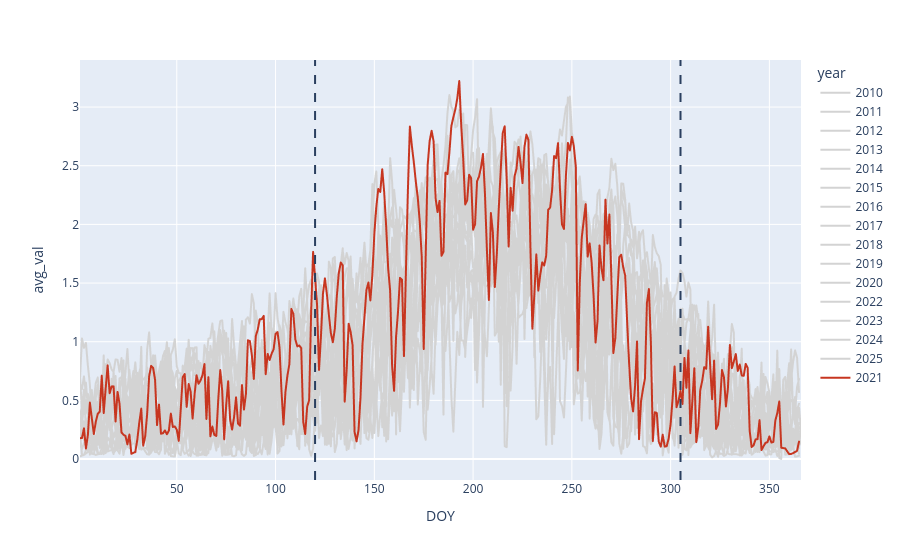

The notebook cell saved with this chart:
### Code cell
fig_par_filter = create_annual_lineplot(grouped_weather_par_filtered_vpd, val_column="avg_val", year_list=list(range(2010,2026)), highlight_year="2021")
fig_par_filter.show()

### Figure 1 — Plotly figure (JSON) as saved in the notebook; plotly's stock layout.template omitted (floating-point values rounded to 4 significant figures; data arrays with more than 128 entries replaced by an {"elided": "..."} marker saying what was removed)
{"data": [{"hovertemplate": "year=2010<br>DOY=%{x}<br>avg_val=%{y}<extra></extra>", "legendgroup": "2010", "line": {"color": "lightgrey", "dash": "solid"}, "marker": {"symbol": "circle"}, "mode": "lines", "name": "2010", "showlegend": true, "type": "scattergl", "x": {"elided": "355 int values"}, "xaxis": "x", "y": {"elided": "355 float values"}, "yaxis": "y"}, {"hovertemplate": "year=2011<br>DOY=%{x}<br>avg_val=%{y}<extra></extra>", "legendgroup": "2011", "line": {"color": "lightgrey", "dash": "solid"}, "marker": {"symbol": "circle"}, "mode": "lines", "name": "2011", "showlegend": true, "type": "scattergl", "x": {"elided": "363 int values"}, "xaxis": "x", "y": {"elided": "363 float values"}, "yaxis": "y"}, {"hovertemplate": "year=2012<br>DOY=%{x}<br>avg_val=%{y}<extra></extra>", "legendgroup": "2012", "line": {"color": "lightgrey", "dash": "solid"}, "marker": {"symbol": "circle"}, "mode": "lines", "name": "2012", "showlegend": true, "type": "scattergl", "x": {"elided": "364 int values"}, "xaxis": "x", "y": {"elided": "364 float values"}, "yaxis": "y"}, {"hovertemplate": "year=2013<br>DOY=%{x}<br>avg_val=%{y}<extra></extra>", "legendgroup": "2013", "line": {"color": "lightgrey", "dash": "solid"}, "marker": {"symbol": "circle"}, "mode": "lines", "name": "2013", "showlegend": true, "type": "scattergl", "x": {"elided": "365 int values"}, "xaxis": "x", "y": {"elided": "365 float values"}, "yaxis": "y"}, {"hovertemplate": "year=2014<br>DOY=%{x}<br>avg_val=%{y}<extra></extra>", "legendgroup": "2014", "line": {"color": "lightgrey", "dash": "solid"}, "marker": {"symbol": "circle"}, "mode": "lines", "name": "2014", "showlegend": true, "type": "scattergl", "x": {"elided": "365 int values"}, "xaxis": "x", "y": {"elided": "365 float values"}, "yaxis": "y"}, {"hovertemplate": "year=2015<br>DOY=%{x}<br>avg_val=%{y}<extra></extra>", "legendgroup": "2015", "line": {"color": "lightgrey", "dash": "solid"}, "marker": {"symbol": "circle"}, "mode": "lines", "name": "2015", "showlegend": true, "type": "scattergl", "x": {"elided": "364 int values"}, "xaxis": "x", "y": {"elided": "364 float values"}, "yaxis": "y"}, {"hovertemplate": "year=2016<br>DOY=%{x}<br>avg_val=%{y}<extra></extra>", "legendgroup": "2016", "line": {"color": "lightgrey", "dash": "solid"}, "marker": {"symbol": "circle"}, "mode": "lines", "name": "2016", "showlegend": true, "type": "scattergl", "x": {"elided": "366 int values"}, "xaxis": "x", "y": {"elided": "366 float values"}, "yaxis": "y"}, {"hovertemplate": "year=2017<br>DOY=%{x}<br>avg_val=%{y}<extra></extra>", "legendgroup": "2017", "line": {"color": "lightgrey", "dash": "solid"}, "marker": {"symbol": "circle"}, "mode": "lines", "name": "2017", "showlegend": true, "type": "scattergl", "x": {"elided": "343 int values"}, "xaxis": "x", "y": {"elided": "343 float values"}, "yaxis": "y"}, {"hovertemplate": "year=2018<br>DOY=%{x}<br>avg_val=%{y}<extra></extra>", "legendgroup": "2018", "line": {"color": "lightgrey", "dash": "solid"}, "marker": {"symbol": "circle"}, "mode": "lines", "name": "2018", "showlegend": true, "type": "scattergl", "x": {"elided": "365 int values"}, "xaxis": "x", "y": {"elided": "365 float values"}, "yaxis": "y"}, {"hovertemplate": "year=2019<br>DOY=%{x}<br>avg_val=%{y}<extra></extra>", "legendgroup": "2019", "line": {"color": "lightgrey", "dash": "solid"}, "marker": {"symbol": "circle"}, "mode": "lines", "name": "2019", "showlegend": true, "type": "scattergl", "x": {"elided": "364 int values"}, "xaxis": "x", "y": {"elided": "364 float values"}, "yaxis": "y"}, {"hovertemplate": "year=2020<br>DOY=%{x}<br>avg_val=%{y}<extra></extra>", "legendgroup": "2020", "line": {"color": "lightgrey", "dash": "solid"}, "marker": {"symbol": "circle"}, "mode": "lines", "name": "2020", "showlegend": true, "type": "scattergl", "x": {"elided": "366 int values"}, "xaxis": "x", "y": {"elided": "366 float values"}, "yaxis": "y"}, {"hovertemplate": "year=2022<br>DOY=%{x}<br>avg_val=%{y}<extra></extra>", "legendgroup": "2022", "line": {"color": "lightgrey", "dash": "solid"}, "marker": {"symbol": "circle"}, "mode": "lines", "name": "2022", "showlegend": true, "type": "scattergl", "x": {"elided": "361 int values"}, "xaxis": "x", "y": {"elided": "361 float values"}, "yaxis": "y"}, {"hovertemplate": "year=2023<br>DOY=%{x}<br>avg_val=%{y}<extra></extra>", "legendgroup": "2023", "line": {"color": "lightgrey", "dash": "solid"}, "marker": {"symbol": "circle"}, "mode": "lines", "name": "2023", "showlegend": true, "type": "scattergl", "x": {"elided": "360 int values"}, "xaxis": "x", "y": {"elided": "360 float values"}, "yaxis": "y"}, {"hovertemplate": "year=2024<br>DOY=%{x}<br>avg_val=%{y}<extra></extra>", "legendgroup": "2024", "line": {"color": "lightgrey", "dash": "solid"}, "marker": {"symbol": "circle"}, "mode": "lines", "name": "2024", "showlegend": true, "type": "scattergl", "x": {"elided": "363 int values"}, "xaxis": "x", "y": {"elided": "363 float values"}, "yaxis": "y"}, {"hovertemplate": "year=2025<br>DOY=%{x}<br>avg_val=%{y}<extra></extra>", "legendgroup": "2025", "line": {"color": "lightgrey", "dash": "solid"}, "marker": {"symbol": "circle"}, "mode": "lines", "name": "2025", "showlegend": true, "type": "scattergl", "x": {"elided": "363 int values"}, "xaxis": "x", "y": {"elided": "363 float values"}, "yaxis": "y"}, {"hovertemplate": "year=2021<br>DOY=%{x}<br>avg_val=%{y}<extra></extra>", "legendgroup": "2021", "line": {"color": "#c73620", "dash": "solid"}, "marker": {"symbol": "circle"}, "mode": "lines", "name": "2021", "showlegend": true, "type": "scattergl", "x": {"elided": "360 int values"}, "xaxis": "x", "y": {"elided": "360 float values"}, "yaxis": "y"}], "layout": {"legend": {"title": {"text": "year"}, "tracegroupgap": 0}, "margin": {"t": 60}, "shapes": [{"line": {"dash": "dash"}, "type": "line", "x0": "120", "x1": "120", "xref": "x", "y0": 0, "y1": 1, "yref": "y domain"}, {"line": {"dash": "dash"}, "type": "line", "x0": "305", "x1": "305", "xref": "x", "y0": 0, "y1": 1, "yref": "y domain"}], "xaxis": {"anchor": "y", "domain": [0, 1], "title": {"text": "DOY"}}, "yaxis": {"anchor": "x", "domain": [0, 1], "title": {"text": "avg_val"}}}}
